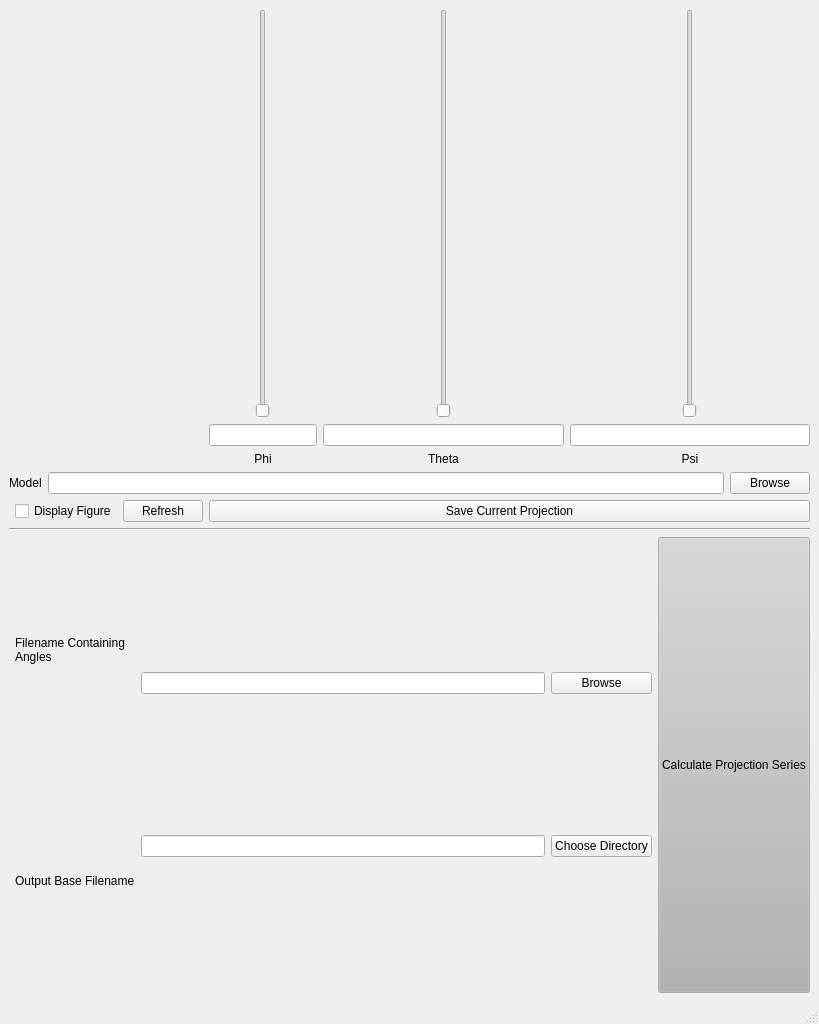
<?xml version="1.0" encoding="UTF-8"?>
<ui version="4.0">
 <class>ProjectionCalculator</class>
 <widget class="QMainWindow" name="ProjectionCalculator">
  <property name="geometry">
   <rect>
    <x>0</x>
    <y>0</y>
    <width>819</width>
    <height>1024</height>
   </rect>
  </property>
  <property name="windowTitle">
   <string>MainWindow</string>
  </property>
  <widget class="QWidget" name="centralwidget">
   <layout class="QGridLayout" name="gridLayout_3">
    <item row="0" column="0">
     <layout class="QGridLayout" name="gridLayout_2">
      <item row="2" column="5">
       <widget class="QPushButton" name="btn_saveProjection">
        <property name="sizePolicy">
         <sizepolicy hsizetype="Preferred" vsizetype="Fixed">
          <horstretch>0</horstretch>
          <verstretch>0</verstretch>
         </sizepolicy>
        </property>
        <property name="text">
         <string>Save Current Projection</string>
        </property>
       </widget>
      </item>
      <item row="0" column="5">
       <layout class="QGridLayout" name="gridLayout">
        <item row="0" column="1">
         <layout class="QHBoxLayout" name="horizontalLayout_6">
          <item>
           <widget class="QSlider" name="verticalSlider_theta">
            <property name="maximum">
             <number>3600</number>
            </property>
            <property name="singleStep">
             <number>10</number>
            </property>
            <property name="pageStep">
             <number>100</number>
            </property>
            <property name="orientation">
             <enum>Qt::Vertical</enum>
            </property>
           </widget>
          </item>
         </layout>
        </item>
        <item row="2" column="0">
         <widget class="QLabel" name="label_6">
          <property name="text">
           <string>Phi</string>
          </property>
          <property name="alignment">
           <set>Qt::AlignCenter</set>
          </property>
         </widget>
        </item>
        <item row="0" column="0">
         <layout class="QHBoxLayout" name="horizontalLayout_5">
          <item>
           <widget class="QSlider" name="verticalSlider_phi">
            <property name="layoutDirection">
             <enum>Qt::LeftToRight</enum>
            </property>
            <property name="maximum">
             <number>3600</number>
            </property>
            <property name="singleStep">
             <number>1</number>
            </property>
            <property name="pageStep">
             <number>100</number>
            </property>
            <property name="orientation">
             <enum>Qt::Vertical</enum>
            </property>
            <property name="tickPosition">
             <enum>QSlider::NoTicks</enum>
            </property>
            <property name="tickInterval">
             <number>1</number>
            </property>
           </widget>
          </item>
         </layout>
        </item>
        <item row="0" column="2">
         <layout class="QHBoxLayout" name="horizontalLayout_7">
          <item>
           <widget class="QSlider" name="verticalSlider_psi">
            <property name="maximum">
             <number>360</number>
            </property>
            <property name="singleStep">
             <number>10</number>
            </property>
            <property name="pageStep">
             <number>100</number>
            </property>
            <property name="orientation">
             <enum>Qt::Vertical</enum>
            </property>
           </widget>
          </item>
         </layout>
        </item>
        <item row="1" column="2">
         <widget class="QLineEdit" name="lineEdit_psi"/>
        </item>
        <item row="2" column="2">
         <widget class="QLabel" name="label_8">
          <property name="text">
           <string>Psi</string>
          </property>
          <property name="alignment">
           <set>Qt::AlignCenter</set>
          </property>
         </widget>
        </item>
        <item row="1" column="1">
         <widget class="QLineEdit" name="lineEdit_theta"/>
        </item>
        <item row="2" column="1">
         <widget class="QLabel" name="label_7">
          <property name="text">
           <string>Theta</string>
          </property>
          <property name="alignment">
           <set>Qt::AlignCenter</set>
          </property>
         </widget>
        </item>
        <item row="1" column="0">
         <widget class="QLineEdit" name="lineEdit_phi">
          <property name="sizePolicy">
           <sizepolicy hsizetype="Fixed" vsizetype="Fixed">
            <horstretch>0</horstretch>
            <verstretch>0</verstretch>
           </sizepolicy>
          </property>
         </widget>
        </item>
       </layout>
      </item>
      <item row="0" column="1" colspan="4">
       <layout class="QVBoxLayout" name="verticalLayout_figure">
        <item>
         <layout class="QHBoxLayout" name="horizontalLayout_9"/>
        </item>
       </layout>
      </item>
      <item row="2" column="1">
       <widget class="QCheckBox" name="checkBox_displayFigure">
        <property name="text">
         <string>Display Figure</string>
        </property>
       </widget>
      </item>
      <item row="2" column="2" colspan="3">
       <widget class="QPushButton" name="btn_refresh">
        <property name="sizePolicy">
         <sizepolicy hsizetype="Preferred" vsizetype="Fixed">
          <horstretch>0</horstretch>
          <verstretch>0</verstretch>
         </sizepolicy>
        </property>
        <property name="text">
         <string>Refresh</string>
        </property>
       </widget>
      </item>
      <item row="5" column="0" colspan="6">
       <widget class="Line" name="line">
        <property name="orientation">
         <enum>Qt::Horizontal</enum>
        </property>
       </widget>
      </item>
      <item row="6" column="1" colspan="5">
       <layout class="QHBoxLayout" name="horizontalLayout_3">
        <item>
         <layout class="QHBoxLayout" name="horizontalLayout_2">
          <item>
           <layout class="QVBoxLayout" name="verticalLayout_3">
            <item>
             <widget class="QLabel" name="label_3">
              <property name="text">
               <string>Filename Containing Angles</string>
              </property>
              <property name="wordWrap">
               <bool>true</bool>
              </property>
             </widget>
            </item>
            <item>
             <widget class="QLabel" name="label">
              <property name="text">
               <string>Output Base Filename</string>
              </property>
              <property name="wordWrap">
               <bool>true</bool>
              </property>
             </widget>
            </item>
           </layout>
          </item>
          <item>
           <layout class="QVBoxLayout" name="verticalLayout">
            <item>
             <widget class="QLineEdit" name="lineEdit_angleFile"/>
            </item>
            <item>
             <widget class="QLineEdit" name="lineEdit_outputFilename"/>
            </item>
           </layout>
          </item>
          <item>
           <layout class="QVBoxLayout" name="verticalLayout_2">
            <item>
             <widget class="QPushButton" name="btn_selectAngleFile">
              <property name="text">
               <string>Browse</string>
              </property>
             </widget>
            </item>
            <item>
             <widget class="QPushButton" name="btn_outputDirectory">
              <property name="text">
               <string>Choose Directory</string>
              </property>
             </widget>
            </item>
           </layout>
          </item>
         </layout>
        </item>
        <item>
         <widget class="QPushButton" name="btn_go">
          <property name="sizePolicy">
           <sizepolicy hsizetype="Minimum" vsizetype="Expanding">
            <horstretch>0</horstretch>
            <verstretch>0</verstretch>
           </sizepolicy>
          </property>
          <property name="palette">
           <palette>
            <active>
             <colorrole role="Button">
              <brush brushstyle="SolidPattern">
               <color alpha="255">
                <red>179</red>
                <green>179</green>
                <blue>179</blue>
               </color>
              </brush>
             </colorrole>
            </active>
            <inactive>
             <colorrole role="Button">
              <brush brushstyle="SolidPattern">
               <color alpha="255">
                <red>179</red>
                <green>179</green>
                <blue>179</blue>
               </color>
              </brush>
             </colorrole>
            </inactive>
            <disabled>
             <colorrole role="Button">
              <brush brushstyle="SolidPattern">
               <color alpha="255">
                <red>179</red>
                <green>179</green>
                <blue>179</blue>
               </color>
              </brush>
             </colorrole>
            </disabled>
           </palette>
          </property>
          <property name="text">
           <string>Calculate Projection Series</string>
          </property>
         </widget>
        </item>
       </layout>
      </item>
      <item row="1" column="0" colspan="6">
       <layout class="QHBoxLayout" name="horizontalLayout">
        <item>
         <widget class="QLabel" name="label_2">
          <property name="text">
           <string>Model</string>
          </property>
         </widget>
        </item>
        <item>
         <widget class="QLineEdit" name="lineEdit_modelFile"/>
        </item>
        <item>
         <widget class="QPushButton" name="btn_selectModel">
          <property name="text">
           <string>Browse</string>
          </property>
         </widget>
        </item>
       </layout>
      </item>
      <item row="2" column="0">
       <layout class="QHBoxLayout" name="horizontalLayout_4"/>
      </item>
     </layout>
    </item>
   </layout>
   <zorder></zorder>
  </widget>
  <widget class="QMenuBar" name="menubar">
   <property name="geometry">
    <rect>
     <x>0</x>
     <y>0</y>
     <width>819</width>
     <height>22</height>
    </rect>
   </property>
  </widget>
  <widget class="QStatusBar" name="statusbar"/>
 </widget>
 <tabstops>
  <tabstop>lineEdit_phi</tabstop>
  <tabstop>lineEdit_theta</tabstop>
  <tabstop>lineEdit_psi</tabstop>
  <tabstop>lineEdit_modelFile</tabstop>
  <tabstop>lineEdit_angleFile</tabstop>
  <tabstop>lineEdit_outputFilename</tabstop>
  <tabstop>btn_selectModel</tabstop>
  <tabstop>btn_outputDirectory</tabstop>
  <tabstop>btn_go</tabstop>
 </tabstops>
 <resources/>
 <connections/>
</ui>
